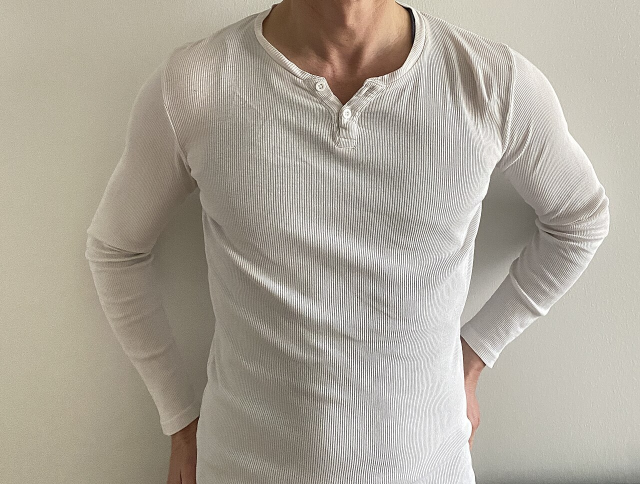
#> input picture tools/wardrobe/source/henley.jpg, 1280 x 968 px (shown at 1/2 size); its folder holds 4 pictures in this run
$ python prepare.py
#> lines starting #> are read from the running program, lines starting #| are printed output that depends on the picture
"""Turn the Wikimedia Commons reference photos in source/ into wardrobe textures.

Each garment gets a fabric swatch: a clean patch cropped from the photo (box as fractions of the
image: x0, y0, x1, y1), with the photo's lighting gradient divided out (a large blur is the
illumination estimate), its edges made to wrap so it tiles evenly, and its exposure corrected
towards the fabric's own colour, plus a small card thumbnail of the photo for the wardrobe panel. Output goes to public/wardrobe/. Run with the anny-export venv:

    tools/anny-export/.venv/bin/python -I tools/wardrobe/prepare.py
"""
from pathlib import Path

import numpy as np
from PIL import Image, ImageFilter

HERE = Path(__file__).resolve().parent
OUT = HERE.parent.parent / "public" / "wardrobe"
SWATCH = 512
CARD = 240

# crop: the swatch patch; garment: a larger box inside the garment for its overall exposure;
# blur: lighting blur as a fraction of the patch, small for plain fabrics (flattens creases and
# folds too), large for a print so its motifs survive; detail: how much of the patch's texture
# (rib shadows, creases) to keep around its mean colour
CROPS = {
    "henley": dict(crop=(0.40, 0.55, 0.60, 0.80), garment=(0.40, 0.60, 0.60, 0.95), blur=1 / 16, detail=0.3),
    "tank": dict(crop=(0.32, 0.50, 0.68, 0.82), garment=(0.28, 0.40, 0.72, 0.90), blur=1 / 16, detail=1.0),
    "chinos": dict(crop=(0.30, 0.36, 0.44, 0.70), garment=(0.32, 0.40, 0.42, 0.80), blur=1 / 16, detail=1.0),
    "shorts": dict(crop=(0.62, 0.30, 0.76, 0.40), garment=(0.15, 0.25, 0.85, 0.65), blur=1 / 24, detail=0.5),
    "skirt": dict(crop=(0.32, 0.40, 0.76, 0.86), garment=(0.25, 0.25, 0.80, 0.90), blur=1 / 6, detail=1.0),
    "gown": dict(crop=(0.45, 0.70, 0.58, 0.83), garment=(0.38, 0.55, 0.65, 0.92), blur=1 / 24, detail=1.0),
}
# A photo's pixels are fabric colour × the light it was shot in (a white henley reads mid-grey, a red
# gown maroon). Scale so the garment's lit parts (75th-percentile luminance) reach this level,
# never darkening and at most this much brighter.
LIT = 225
MAX_GAIN = 1.8


def even_lighting(img: Image.Image, blur: float) -> Image.Image:
    a = np.asarray(img, np.float32)
    light = np.asarray(img.filter(ImageFilter.GaussianBlur(img.width * blur)), np.float32)
    # keep the patch's mean colour; divide out only the slow brightness variation
    out = a / np.maximum(light.mean(2, keepdims=True), 1) * a.mean((0, 1)).mean()
    return Image.fromarray(np.clip(out, 0, 255).astype(np.uint8))


def seamless(img: Image.Image) -> Image.Image:
    """Blend the patch with itself shifted by half a tile, weighted towards the shifted copy at the
    edges (where the shifted copy is continuous across the wrap) and the original in the middle."""
    a = np.asarray(img, np.float32)
    shifted = np.roll(a, (a.shape[0] // 2, a.shape[1] // 2), (0, 1))
    ramp = lambda n: 1 - np.abs(np.linspace(-1, 1, n))
    w = np.minimum(ramp(a.shape[0])[:, None], ramp(a.shape[1])[None, :])[..., None] ** 0.5
    return Image.fromarray(np.clip(a * w + shifted * (1 - w), 0, 255).astype(np.uint8))


LUMA = np.array([0.2126, 0.7152, 0.0722], np.float32)


def garment_luma(photo: Image.Image, box):
    w, h = photo.size
    a = np.asarray(photo.crop((round(box[0] * w), round(box[1] * h), round(box[2] * w), round(box[3] * h))), np.float32)
    return a @ LUMA


def exposure_gain(photo: Image.Image, box) -> float:
    return float(np.clip(LIT / max(np.percentile(garment_luma(photo, box), 75), 1), 1, MAX_GAIN))


def main():
    OUT.mkdir(parents=True, exist_ok=True)
    for name, c in CROPS.items():
        photo = Image.open(HERE / "source" / f"{name}.jpg").convert("RGB")
#> photo is the input picture: PIL image 1280x968 RGB; mean R, G, B 172.8, 166.1, 154.3
        w, h = photo.size
#> w = 1280; h = 968
        x0, y0, x1, y1 = c["crop"]
        patch = photo.crop((round(x0 * w), round(y0 * h), round(x1 * w), round(y1 * h)))
        side = min(patch.size)
#> side = 242
        patch = patch.crop((0, 0, side, side)).resize((SWATCH, SWATCH), Image.LANCZOS)
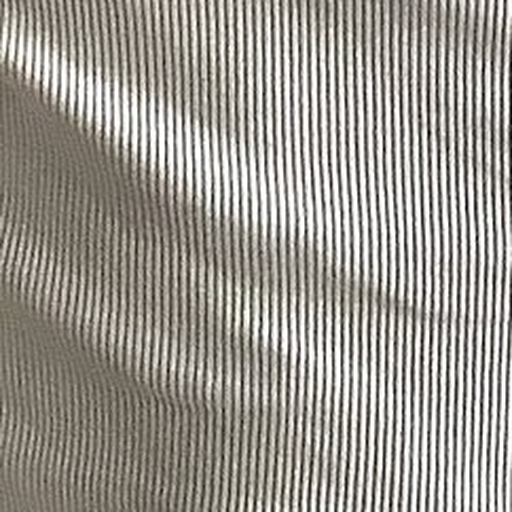
#> patch: PIL image 512x512 RGB; mean R, G, B 154.9, 150.9, 144
        a = np.asarray(seamless(even_lighting(patch, c["blur"])), np.float32)
#> in even_lighting, `out = a / np.maximum(light.mean(2, keepdims=True), 1) * a.mean((0, 1))..`:
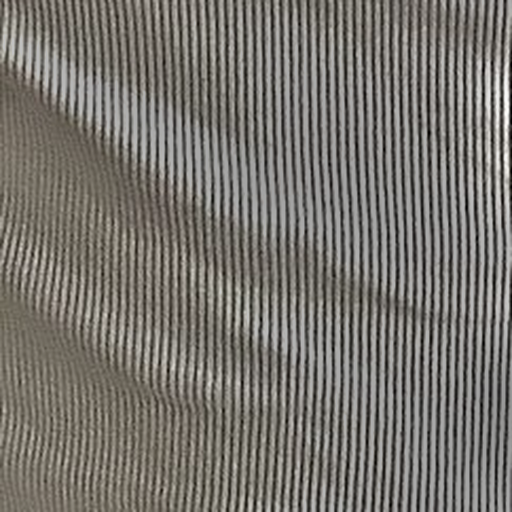
#> out: shape (512, 512, 3) float32; mean R, G, B 156.1, 151.8, 144.2; drawn with min black and max white
#> in seamless, `shifted = np.roll(a, (a.shape[0] // 2, a.shape[1] // 2), (0, 1))`:
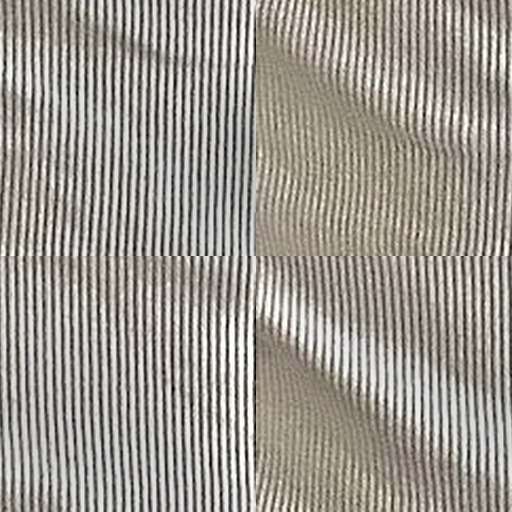
#> shifted: shape (512, 512, 3) float32; mean R, G, B 155.4, 151.1, 143.6
#> in seamless, `return Image.fromarray(np.clip(a * w + shifted * (1 - w), 0, 255).asty..`:
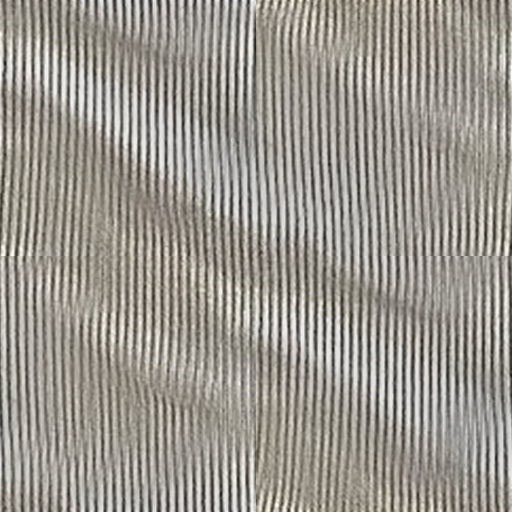
#> returned value: PIL image 512x512 RGB; mean R, G, B 154.6, 150.4, 143.1
        # the patch may sit in shadow (the henley's chest): match the garment's median brightness
        a *= np.median(garment_luma(photo, c["garment"])) / max(float((a @ LUMA).mean()), 1)
#> in garment_luma, `a = np.asarray(photo.crop((round(box[0] * w), round(box[1] * h), round..`:
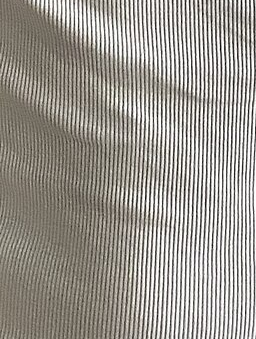
#> a: shape (339, 256, 3) float32; mean R, G, B 155.2, 151.3, 144.5
#> a: shape (512, 512, 3) float32
        mean = a.reshape(-1, 3).mean(0)
#> mean = [142.9, 139.1, 132.3]
        # capped so no channel clips, which would shift the hue (a golden tank turned lemon)
        gain = min(exposure_gain(photo, c["garment"]), 245 / max(mean.max(), 1))
#> gain = 1.1
        a = (mean + c["detail"] * (a - mean)) * gain
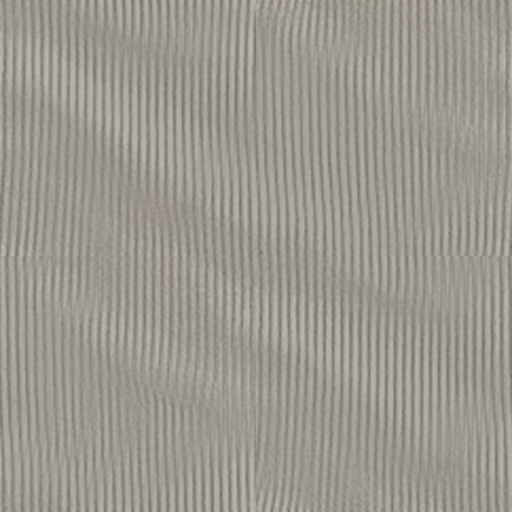
#> a: shape (512, 512, 3) float32; mean R, G, B 157.8, 153.6, 146.1
        Image.fromarray(np.clip(a, 0, 255).astype(np.uint8)).save(OUT / f"{name}-swatch.jpg", quality=88)
        card = photo.copy()
        card.thumbnail((CARD, CARD), Image.LANCZOS)
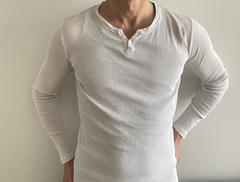
#> card: PIL image 240x182 RGB; mean R, G, B 172.9, 166.2, 154.4
        card.save(OUT / f"{name}-card.jpg", quality=85)
        print(name, photo.size, f"gain {gain:.2f}", "->", f"{name}-swatch.jpg")
#| henley (1280, 968) gain 1.10 -> henley-swatch.jpg


if __name__ == "__main__":
#> (the run stopped early here; a loop or call above may not have finished)
